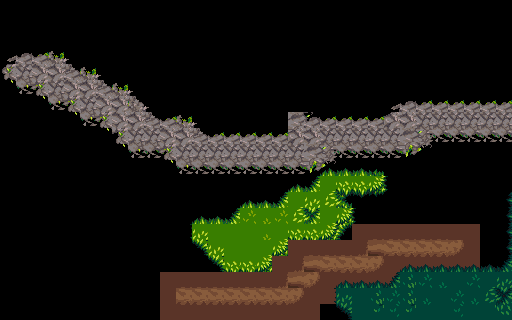

The image is a tile-based game level rendered from a .tmx file. Its description and complete source (layers, tilesets, objects, tile grids) follow:
An orthogonal 32x20 tile map with 16x16 px tiles, 1 tile layer (Tile Layer 1).

<map version="1.10" tiledversion="1.11.2" orientation="orthogonal" renderorder="right-down" width="32" height="20" tilewidth="16" tileheight="16" infinite="0" nextlayerid="2" nextobjectid="1">
 <tileset firstgid="1" source="terrain-v7.tsx" />
 <layer id="1" name="Tile Layer 1" width="32" height="20">
  <data encoding="csv">
0,0,0,0,0,0,0,0,0,0,0,0,0,0,0,0,0,0,0,0,0,0,0,0,0,0,0,0,0,0,0,0,
0,0,0,0,0,0,0,0,0,0,0,0,0,0,0,0,0,0,0,0,0,0,0,0,0,0,0,0,0,0,0,0,
0,0,0,0,0,0,0,0,0,0,0,0,0,0,0,0,0,0,0,0,0,0,0,0,0,0,0,0,0,0,0,0,
0,0,0,0,0,0,0,0,0,0,0,0,0,0,0,0,0,0,0,0,0,0,0,0,0,0,0,0,0,0,0,0,
761,762,762,763,0,0,0,0,0,0,0,0,0,0,0,0,0,0,0,0,0,0,0,0,0,0,0,0,0,0,0,0,
825,826,699,730,762,763,0,0,0,0,0,0,0,0,0,0,0,0,0,0,0,0,0,0,0,0,0,0,0,0,0,0,
0,0,825,826,699,730,762,763,0,0,0,0,0,0,0,0,0,0,0,0,0,0,0,0,0,0,0,0,0,0,0,0,
0,0,0,0,825,826,699,730,763,0,0,0,0,0,0,0,0,0,0,0,0,0,0,0,761,762,762,762,762,762,762,762,
0,0,0,0,0,0,825,699,730,762,762,763,0,0,0,0,0,0,890,762,762,762,762,762,731,698,826,826,826,826,826,826,
0,0,0,0,0,0,0,825,826,826,699,730,762,762,762,762,762,762,731,698,826,826,826,826,826,827,0,0,0,0,0,0,
0,0,0,0,0,0,0,0,0,0,825,826,826,826,826,826,826,826,826,827,0,0,0,0,0,0,0,0,0,0,0,0,
0,0,0,0,0,0,0,0,0,0,0,0,0,0,0,0,0,0,0,292,293,293,293,294,0,0,0,0,0,0,0,0,
0,0,0,0,0,0,0,0,0,0,0,0,0,0,0,0,0,292,293,262,229,357,357,358,0,0,0,0,0,0,0,295,
0,0,0,0,0,0,0,0,0,0,0,0,0,0,292,293,293,262,229,230,261,294,0,0,0,0,0,0,0,0,0,327,
0,0,0,0,0,0,0,0,0,0,0,292,293,293,262,389,390,389,261,262,229,358,0,0,0,0,0,0,0,0,0,327,
0,0,0,0,0,0,0,0,0,0,0,356,230,325,325,325,390,229,357,357,358,0,301,302,302,302,302,302,303,0,0,327,
0,0,0,0,0,0,0,0,0,0,0,0,356,230,325,325,229,358,301,302,302,302,271,238,366,366,366,366,367,0,0,327,
0,0,0,0,0,0,0,0,0,0,0,0,0,356,357,357,358,301,271,238,366,366,366,367,295,296,296,296,296,296,296,265,
0,0,0,0,0,0,0,0,0,0,301,302,302,302,302,302,302,271,238,367,295,296,296,296,265,391,392,393,328,392,232,233,
0,0,0,0,0,0,0,0,0,0,365,366,366,366,366,366,366,366,367,0,359,233,328,391,392,391,393,328,392,393,264,265
</data>
 </layer>
</map>
